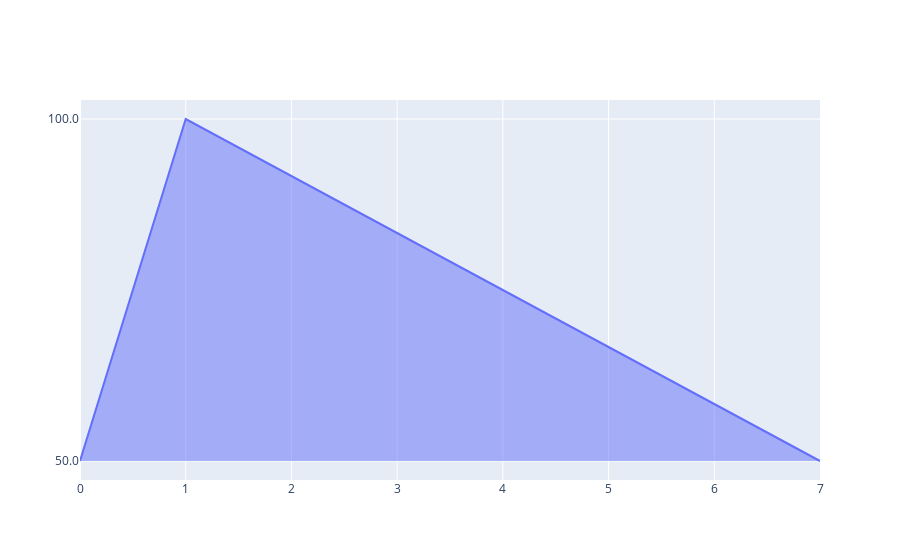

The notebook cell saved with this chart:
### Code cell
from OptiHPLCHandler.plotting.gradient_plot import plot_gradient_table

strong_eluent_composition = f"Composition{strong_eluent_line[0]}"
x = [
    row["Time"] if row["Time"] != "Initial" else 0.0
    for row in method_to_use.gradient_table
]
y = [row[strong_eluent_composition] for row in method_to_use.gradient_table]
plot_gradient_table(x, y)

### Figure 1 — Plotly figure (JSON) as saved in the notebook; plotly's stock layout.template omitted (floating-point values rounded to 4 significant figures)
{"data": [{"fill": "tozeroy", "mode": "lines", "name": "Flow", "type": "scatter", "x": [0, "1.0", "7.0"], "y": ["50.0", "100.0", "50.0"]}], "layout": {}}
